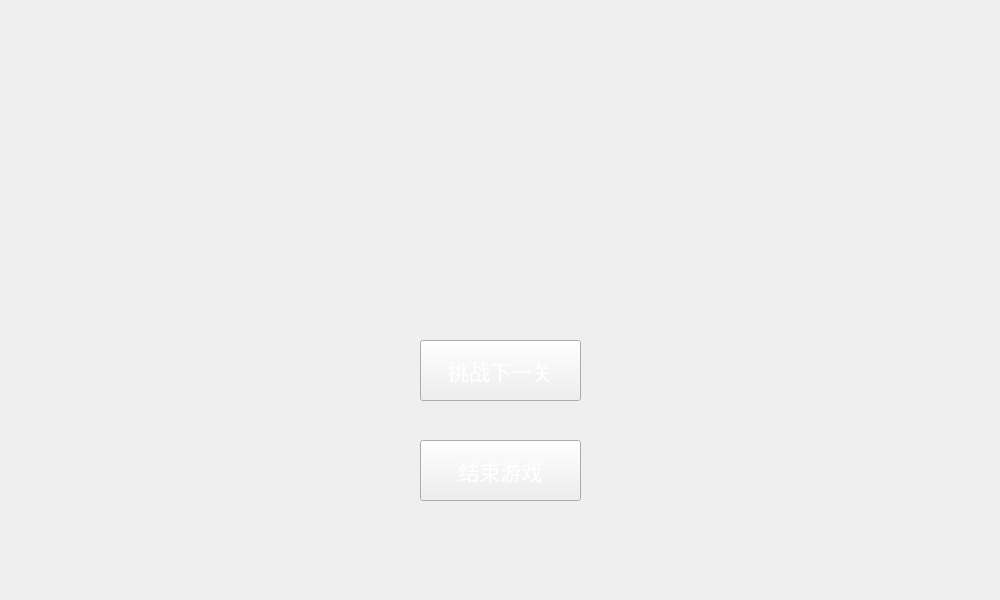
<?xml version="1.0" encoding="UTF-8"?>
<ui version="4.0">
 <class>GameWidgetB</class>
 <widget class="QWidget" name="GameWidgetB">
  <property name="geometry">
   <rect>
    <x>0</x>
    <y>0</y>
    <width>1000</width>
    <height>600</height>
   </rect>
  </property>
  <property name="windowTitle">
   <string>Form</string>
  </property>
  <widget class="QPushButton" name="pushButton_a">
   <property name="geometry">
    <rect>
     <x>420</x>
     <y>340</y>
     <width>161</width>
     <height>61</height>
    </rect>
   </property>
   <property name="font">
    <font>
     <family>微软雅黑</family>
     <pointsize>16</pointsize>
    </font>
   </property>
   <property name="styleSheet">
    <string notr="true">Color: white;
border-image: url(:/image/button.jpg);</string>
   </property>
   <property name="text">
    <string>挑战下一关</string>
   </property>
  </widget>
  <widget class="QPushButton" name="pushButton_b">
   <property name="geometry">
    <rect>
     <x>420</x>
     <y>440</y>
     <width>161</width>
     <height>61</height>
    </rect>
   </property>
   <property name="font">
    <font>
     <family>微软雅黑</family>
     <pointsize>16</pointsize>
    </font>
   </property>
   <property name="styleSheet">
    <string notr="true">Color: white;
border-image: url(:/image/button.jpg);</string>
   </property>
   <property name="text">
    <string>结束游戏</string>
   </property>
  </widget>
 </widget>
 <resources/>
 <connections/>
</ui>
